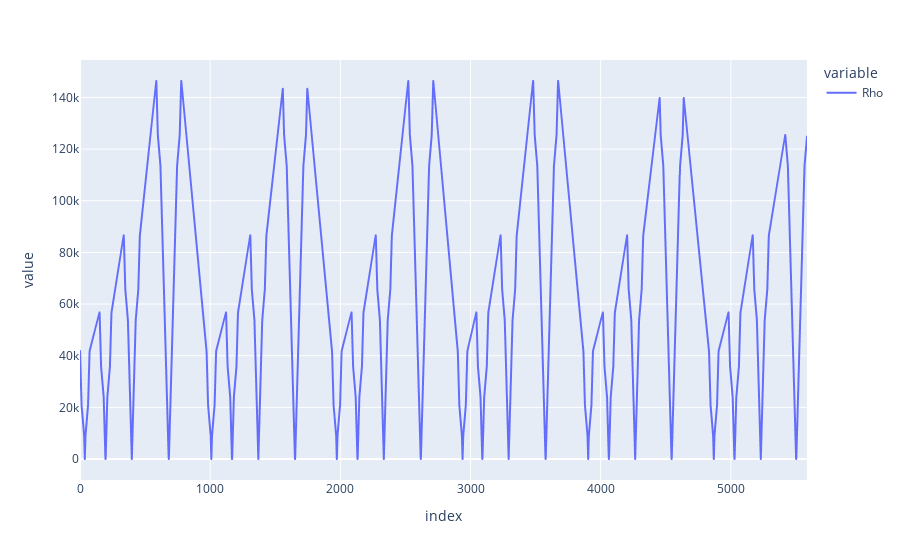

The notebook cell saved with this chart:
### Code cell
(150.0 * Mixed[Mixed['FFF']==0]['Rho'] -400.0 * Mixed[Mixed['FFF']==0]['Rho'] + 25000 * Mixed[Mixed['FFF']==0]['Rho'] -65000 * Mixed[Mixed['FFF']==0]['Rho']+ 100000 * Mixed[Mixed['FFF']==0]['Rho']).plot()

### Figure 1 — Plotly figure (JSON) as saved in the notebook; plotly's stock layout.template omitted (floating-point values rounded to 4 significant figures; data arrays with more than 128 entries replaced by an {"elided": "..."} marker saying what was removed)
{"data": [{"hovertemplate": "variable=Rho<br>index=%{x}<br>value=%{y}<extra></extra>", "legendgroup": "Rho", "line": {"color": "#636efa", "dash": "solid"}, "mode": "lines", "name": "Rho", "showlegend": true, "type": "scattergl", "x": {"elided": "2880 int values"}, "xaxis": "x", "y": {"elided": "2880 float values"}, "yaxis": "y"}], "layout": {"legend": {"title": {"text": "variable"}, "tracegroupgap": 0}, "margin": {"t": 60}, "xaxis": {"anchor": "y", "domain": [0, 1], "title": {"text": "index"}}, "yaxis": {"anchor": "x", "domain": [0, 1], "title": {"text": "value"}}}}
